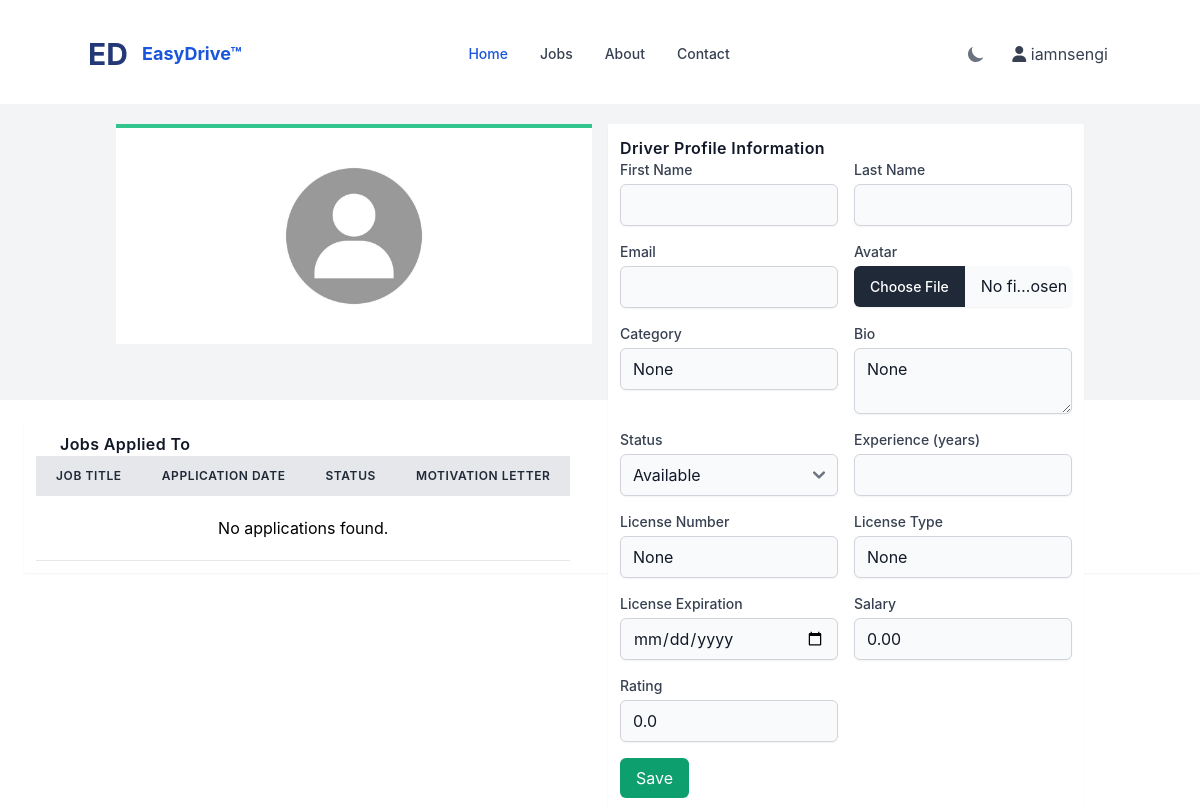
The app's page /profile/ (signed in), older data.
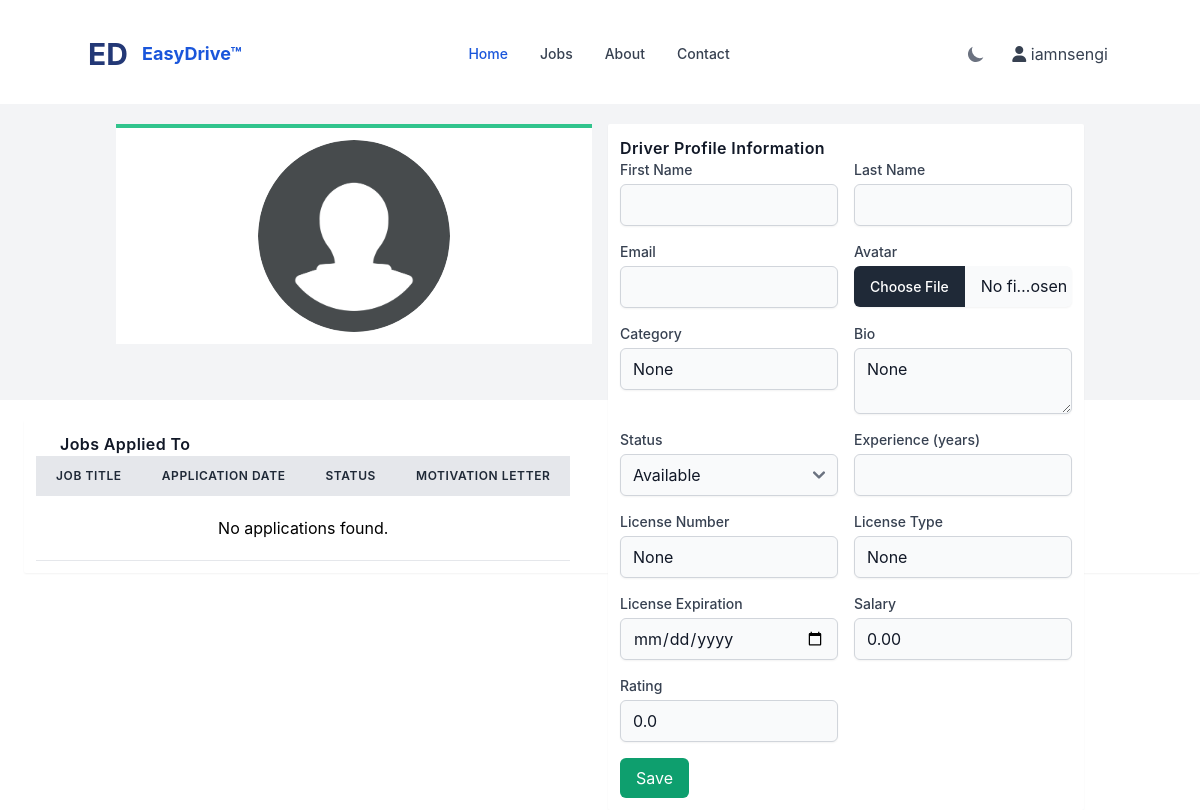
The same page, newer data.
### MainApp/models.py (models this page shows, shortened)
class Driver(models.Model):
    HIRED = 'hired'
    AVAILABLE = 'available'
    OFF_DUTY = 'off_duty'
    STATUS_CHOICES = [
        (HIRED, 'Hired'),
        (AVAILABLE, 'Available'),
        (OFF_DUTY, 'Off Duty'),
    ]
    user = models.ForeignKey(User, on_delete=models.CASCADE)
    avatar = models.ImageField(upload_to='driver/', null=True, default='avatar.jpg')
    category = models.CharField(max_length=100, null=True)
    bio = models.TextField(null=True)
    status = models.CharField(max_length=10, choices=STATUS_CHOICES, default=AVAILABLE)
    experience = models.IntegerField(null=True, blank=True)
    license_number = models.CharField(max_length=50, null=True, blank=True)
    license_type = models.CharField(max_length=50, null=True, blank=True)
    license_expiration = models.DateField(null=True, blank=True)
    salary = models.DecimalField(max_digits=10, decimal_places=2,default=0.0)
    rating = models.FloatField(default=0)
    created_at = models.DateTimeField(auto_now_add=True)
    updated_at = models.DateTimeField(auto_now=True)
    class Meta:
        ordering = ['-created_at']

### MainApp/views.py (the view, shortened to what this page needs)
# urls.py: path('profile/',ProfileView.as_view()),
class ProfileView(LoginRequiredMixin, View):
    def get(self, request):
        context ={}
        user = request.user
        driver_profile = Driver.objects.filter(user=user).first()
        company_profile = Company.objects.filter(user=user).first()
        if driver_profile:
            applications = Application.objects.filter(driver=driver_profile)
            context = {
                'driver_profile': driver_profile,
                'applications': applications,
            }
        elif company_profile:
            jobs_created = Job.objects.filter(creator=user)
            context = {
                'company_profile': company_profile,
                'jobs_created': jobs_created,
            }
        return render(request, 'profile.html', context)

### MainApp/templates/profile.html (shortened to what this page needs)
{% extends 'base.html' %}
{% block content %}
{% include "./navbar.html" %}
<div class="bg-gray-100 dark:bg-gray-900">
  <div class="container mx-auto my-5 p-5">
    <div class="md:flex no-wrap md:-mx-2">
      <div class="w-full md:w-3/12 md:mx-2">
        <div class="bg-white dark:bg-gray-800 p-3 border-t-4 border-green-400">
          <div class="image overflow-hidden">
            <img
              class="h-auto w-48 mx-auto rounded-full"
              src="{% if driver_profile %}{{ driver_profile.avatar.url }}{% else %}{{ company_profile.avatar.url }}{% endif %}"
              alt="Profile Picture"
            />
          </div>
        </div>
      </div>
      <div class="w-full md:w-9/12 mx-2 h-64">
        {% if driver_profile %}
        <div class="bg-white dark:bg-gray-800 p-3 shadow-sm rounded-sm">
          <div
            class="flex items-center space-x-2 font-semibold text-gray-900 dark:text-gray-100 leading-8"
          >
            <span class="tracking-wide">Driver Profile Information</span>
          </div>
          <form method="POST" enctype="multipart/form-data">
            <div class="grid md:grid-cols-2 gap-4">
              <div>
                <label class="block text-sm font-medium text-gray-700 dark:text-gray-300">First Name</label>
                <input type="text" name="first_name" value="{{ request.user.first_name }}" class="mt-1 block w-full rounded-md border-gray-300 dark:border-gray-600 shadow-sm bg-gray-50 dark:bg-gray-700 text-gray-900 dark:text-gray-100" />
              </div>
              <div>
                <label class="block text-sm font-medium text-gray-700 dark:text-gray-300">Last Name</label>
                <input type="text" name="last_name" value="{{ request.user.last_name }}" class="mt-1 block w-full rounded-md border-gray-300 dark:border-gray-600 shadow-sm bg-gray-50 dark:bg-gray-700 text-gray-900 dark:text-gray-100" />
              </div>
              <div>
                <label class="block text-sm font-medium text-gray-700 dark:text-gray-300">Email</label>
                <input type="email" name="email" value="{{ request.user.email }}" class="mt-1 block w-full rounded-md border-gray-300 dark:border-gray-600 shadow-sm bg-gray-50 dark:bg-gray-700 text-gray-900 dark:text-gray-100" />
              </div>
              <div>
                <label class="block text-sm font-medium text-gray-700 dark:text-gray-300">Avatar</label>
                <input type="file" name="avatar" class="mt-1 block w-full rounded-md border-gray-300 dark:border-gray-600 shadow-sm bg-gray-50 dark:bg-gray-700 text-gray-900 dark:text-gray-100" />
              </div>
              <div>
                <label class="block text-sm font-medium text-gray-700 dark:text-gray-300">Category</label>
                <input type="text" name="category" value="{{ driver_profile.category }}" class="mt-1 block w-full rounded-md border-gray-300 dark:border-gray-600 shadow-sm bg-gray-50 dark:bg-gray-700 text-gray-900 dark:text-gray-100" />
              </div>
              <div>
                <label class="block text-sm font-medium text-gray-700 dark:text-gray-300">Bio</label>
                <textarea name="bio" class="mt-1 block w-full rounded-md border-gray-300 dark:border-gray-600 shadow-sm bg-gray-50 dark:bg-gray-700 text-gray-900 dark:text-gray-100">{{ driver_profile.bio }}</textarea>
              </div>
              <div>
                <label class="block text-sm font-medium text-gray-700 dark:text-gray-300">Status</label>
                <select name="status" class="mt-1 block w-full rounded-md border-gray-300 dark:border-gray-600 shadow-sm bg-gray-50 dark:bg-gray-700 text-gray-900 dark:text-gray-100">
                  <option value="AVAILABLE" {% if driver_profile.status == 'AVAILABLE' %}selected{% endif %}>Available</option>
                </select>
              </div>
              <div>
                <label class="block text-sm font-medium text-gray-700 dark:text-gray-300">Experience (years)</label>
                <input type="number" name="experience_years" value="{{ driver_profile.experience }}" class="mt-1 block w-full rounded-md border-gray-300 dark:border-gray-600 shadow-sm bg-gray-50 dark:bg-gray-700 text-gray-900 dark:text-gray-100" />
              </div>
              <div>
                <label class="block text-sm font-medium text-gray-700 dark:text-gray-300">License Number</label>
                <input type="text" name="license_number" value="{{ driver_profile.license_number }}" class="mt-1 block w-full rounded-md border-gray-300 dark:border-gray-600 shadow-sm bg-gray-50 dark:bg-gray-700 text-gray-900 dark:text-gray-100" />
              </div>
              <div>
                <label class="block text-sm font-medium text-gray-700 dark:text-gray-300">License Type</label>
                <input type="text" name="license_type" value="{{ driver_profile.license_type }}" class="mt-1 block w-full rounded-md border-gray-300 dark:border-gray-600 shadow-sm bg-gray-50 dark:bg-gray-700 text-gray-900 dark:text-gray-100" />
              </div>
              <div>
                <label class="block text-sm font-medium text-gray-700 dark:text-gray-300">License Expiration</label>
                <input type="date" name="license_expiration" value="{{ driver_profile.license_expiration|date:'Y-m-d' }}" class="mt-1 block w-full rounded-md border-gray-300 dark:border-gray-600 shadow-sm bg-gray-50 dark:bg-gray-700 text-gray-900 dark:text-gray-100" />
              </div>
              <div>
                <label class="block text-sm font-medium text-gray-700 dark:text-gray-300">Salary</label>
                <input type="number" name="salary" step="0.01" value="{{ driver_profile.salary }}" class="mt-1 block w-full rounded-md border-gray-300 dark:border-gray-600 shadow-sm bg-gray-50 dark:bg-gray-700 text-gray-900 dark:text-gray-100" />
              </div>
              <div>
                <label class="block text-sm font-medium text-gray-700 dark:text-gray-300">Rating</label>
                <input type="number" name="rating" step="0.1" value="{{ driver_profile.rating }}" class="mt-1 block w-full rounded-md border-gray-300 dark:border-gray-600 shadow-sm bg-gray-50 dark:bg-gray-700 text-gray-900 dark:text-gray-100" />
              </div>
            </div>
            <div class="mt-4">
              <button type="submit" class="px-4 py-2 bg-green-500 text-white rounded-md">Save</button>
            </div>
          </form>
        </div>
        {% endif %}
      </div>
    </div>
  </div>
</div>
{% if driver_profile %}
<div class="bg-white dark:bg-gray-800 p-3 ml-6 mt-5 shadow-sm rounded-sm">
  <div class="flex items-center space-x-2 font-semibold text-gray-900 dark:text-gray-100 leading-8 ml-6">
    <span class="tracking-wide">Jobs Applied To</span>
  </div>
  <table class="min-w-full leading-normal">
    <thead>
      <tr>
        <th class="px-5 py-3 bg-gray-200 dark:bg-gray-700 text-gray-800 dark:text-gray-300 text-left text-xs font-semibold uppercase tracking-wider">Job Title</th>
        <th class="px-5 py-3 bg-gray-200 dark:bg-gray-700 text-gray-800 dark:text-gray-300 text-left text-xs font-semibold uppercase tracking-wider">Application Date</th>
        <th class="px-5 py-3 bg-gray-200 dark:bg-gray-700 text-gray-800 dark:text-gray-300 text-left text-xs font-semibold uppercase tracking-wider">Status</th>
        <th class="px-5 py-3 bg-gray-200 dark:bg-gray-700 text-gray-800 dark:text-gray-300 text-left text-xs font-semibold uppercase tracking-wider">Motivation Letter</th>
      </tr>
    </thead>
    <tbody>
      {% for application in applications %}
      <tr class="dark:text-white text-black">
        <td class="px-5 py-5 border-b border-gray-200 dark:border-gray-700">{{ application.job.title }}</td>
        <td class="px-5 py-5 border-b border-gray-200 dark:border-gray-700">{{ application.application_date }}</td>
        <td class="px-5 py-5 border-b border-gray-200 dark:border-gray-700">{{ application.status }}</td>
        <td class="px-5 py-5 border-b border-gray-200 dark:border-gray-700">{{ application.motivation_letter|slice:":100" }}{% if application.motivation_letter|length > 100 %}...{% endif %}</td>
      </tr>
      {% empty %}
      <tr>
        <td colspan="4" class="px-5 py-5 border-b border-gray-200 dark:border-gray-700 text-center">No applications found.</td>
      </tr>
      {% endfor %}
    </tbody>
  </table>
</div>
{% endif %}
{% endblock %}

### MainApp/templates/base.html (shortened to what this page needs)
{% load static %}
<!DOCTYPE html>
<html lang="en">
  <head>
    <link
      href="https://cdn.jsdelivr.net/npm/flowbite@2.4.1/dist/flowbite.min.css"
      rel="stylesheet"
    />
    <link
      rel="stylesheet"
      href="https://cdnjs.cloudflare.com/ajax/libs/font-awesome/6.5.2/css/all.min.css"
    />
    <link
      rel="stylesheet"
      href="https://cdn.jsdelivr.net/simplemde/latest/simplemde.min.css"
    />
  </head>
  <body class="bg-white dark:bg-gray-800">
    {% block content%} {% endblock%}
  </body>
</html>

### MainApp/templates/navbar.html (shortened to what this page needs)
<nav
  class="bg-white border-gray-200 px-2 sm:px-4 py-2.5 rounded dark:bg-gray-800"
>
  <div class="container mx-auto flex flex-wrap items-center justify-between">
    <a href="/" class="flex">
      <span
        class="self-center text-3xl text-blue-900 font-bold whitespace-nowrap dark:text-white"
        >ED &nbsp;</span
      >
      <span
        class="self-center text-lg text-blue-700 font-bold whitespace-nowrap dark:text-white"
        >EasyDrive™</span
      >
    </a>
    <div class="flex md:order-2 items-center space-x-4">
      <button
        id="theme-toggle"
        type="button"
        class="text-gray-500 dark:text-gray-400 hover:bg-gray-100 dark:hover:bg-gray-700 focus:outline-none focus:ring-4 focus:ring-gray-200 dark:focus:ring-gray-700 rounded-lg text-sm p-2.5"
      >
        <svg
          id="theme-toggle-dark-icon"
          class="w-5 h-5 hidden"
          fill="currentColor"
          viewBox="0 0 20 20"
          xmlns="http://www.w3.org/2000/svg"
        >
          <path
            d="M17.293 13.293A8 8 0 016.707 2.707a8.001 8.001 0 1010.586 10.586z"
          ></path>
        </svg>
      </button>
      {% if request.user.is_authenticated %}
      <div class="relative">
        <button
          class="inline-flex items-center h-full text-gray-700 dark:text-gray-300"
        >
          <span class="mr-1">
            <i class="fa fa-user"></i>
            {{request.user}}</span
          >
        </button>
      </div>
      {% endif %}
    </div>
    <div
      class="hidden md:flex justify-between items-center w-full md:w-auto md:order-1"
      id="mobile-menu-4"
    >
      <ul
        class="flex-col md:flex-row flex md:space-x-8 mt-4 md:mt-0 md:text-sm md:font-medium"
      >
        <li>
          <a
            href="/"
            class="bg-blue-700 md:bg-transparent text-white block pl-3 pr-4 py-2 md:text-blue-700 md:p-0 rounded dark:text-white"
            aria-current="page"
            >Home</a
          >
        </li>
        {% if request.user.is_authenticated %}
        <li>
          <a
            href="/jobs"
            class="text-gray-700 hover:bg-gray-50 border-b border-gray-100 md:hover:bg-transparent md:border-0 block pl-3 pr-4 py-2 md:hover:text-blue-700 md:p-0 dark:text-gray-400 dark:hover:bg-gray-700 dark:hover:text-white md:dark:hover:bg-transparent dark:border-gray-700"
            >Jobs</a
          >
        </li>
        {% endif %}
        <li>
          <a
            href="/#about"
            class="text-gray-700 hover:bg-gray-50 border-b border-gray-100 md:hover:bg-transparent md:border-0 block pl-3 pr-4 py-2 md:hover:text-blue-700 md:p-0 dark:text-gray-400 dark:hover:bg-gray-700 dark:hover:text-white md:dark:hover:bg-transparent dark:border-gray-700"
            >About</a
          >
        </li>
        <li>
          <a
            href="/#contact"
            class="text-gray-700 hover:bg-gray-50 border-b border-gray-100 md:hover:bg-transparent md:border-0 block pl-3 pr-4 py-2 md:hover:text-blue-700 md:p-0 dark:text-gray-400 dark:hover:bg-gray-700 dark:hover:text-white md:dark:hover:bg-transparent dark:border-gray-700"
            >Contact</a
          >
        </li>
      </ul>
    </div>
  </div>
</nav>

Row changes from the older to the newer data that the page shows:
changed Driver "None": avatar: picture added in place of a placeholder; status (not shown) → "Available"
Text that changed along with them:
form field status: "Available" → (not shown)
